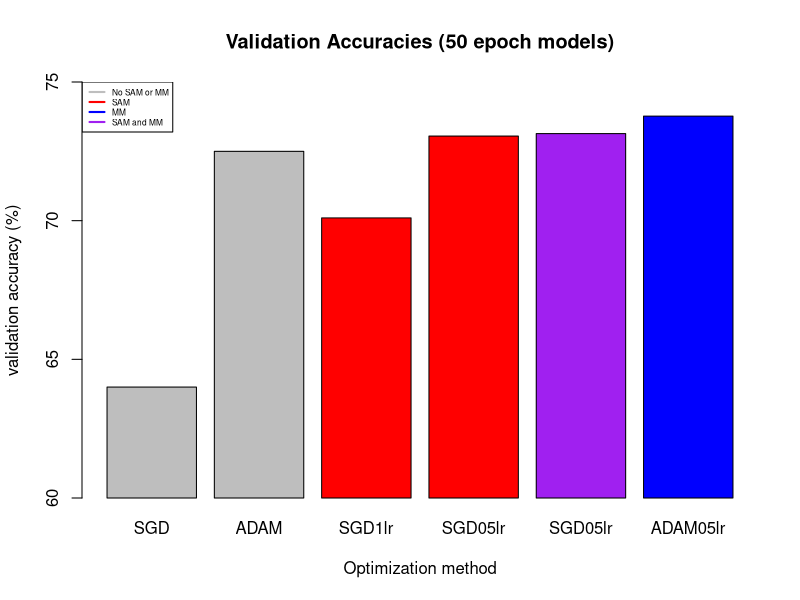
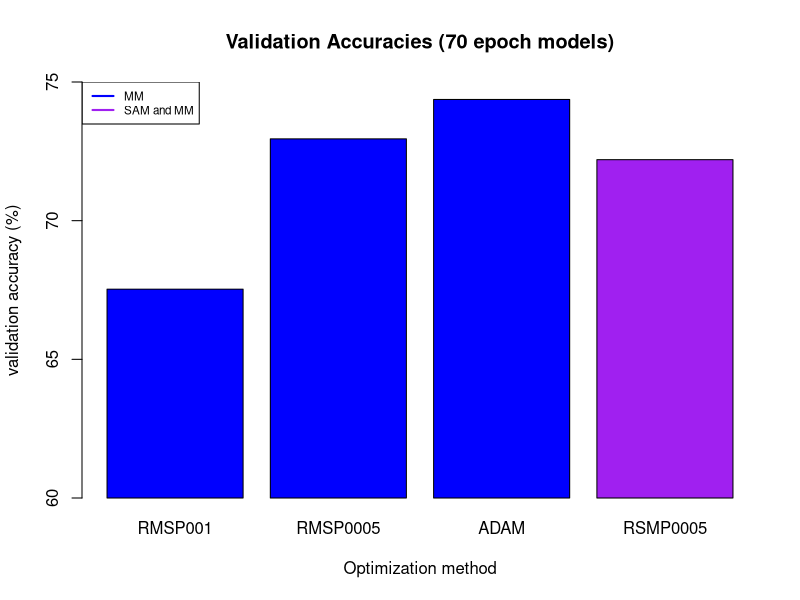

The R script that drew these images, in order:
## ---- chunk 1
knitr::opts_chunk$set(echo = TRUE)
## ---- chunk 2
accuracies50 = c(64, 72.5, 70.1, 73.05, 73.14, 73.77)
barplot(accuracies50-60, main="Validation Accuracies (50 epoch models)", names.arg=c("SGD", "ADAM", "SGD1lr", "SGD05lr", "SGD05lr", "ADAM05lr"), col = c("gray", "gray", "red", "red", "purple", "blue"),axes = FALSE, ylim = c(0,15), xlab = "Optimization method", ylab = "validation accuracy (%)")
legend(x = "topleft",      
       legend = c("No SAM or MM", "SAM", "MM", "SAM and MM"),  # Legend texts
                  # Line types
       col = c("gray", "red", "blue", "purple"),           # Line colors
       lwd = 2, cex = 0.5)
usr <- par("usr")
par(usr=c(usr[1:2], 60,75))
axis(2,at=seq(60,75,5))
## ---- chunk 3
accuracies70 = c(67.53, 72.95, 74.37, 72.20)
barplot(accuracies70-60, main="Validation Accuracies (70 epoch models)", names.arg=c("RMSP001", "RMSP0005", "ADAM", "RSMP0005"), col = c("blue", "blue", "blue", "purple"),axes = FALSE, ylim = c(0,15), xlab = "Optimization method", ylab = "validation accuracy (%)")
legend(x = "topleft",      
       legend = c("MM", "SAM and MM"),  # Legend texts
                  # Line types
       col = c("blue", "purple"),           # Line colors
       lwd = 2, cex = 0.7)
usr <- par("usr")
par(usr=c(usr[1:2], 60,75))
axis(2,at=seq(60,75,5))
